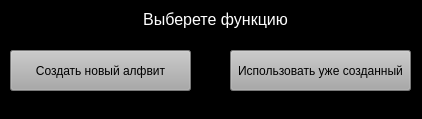
<?xml version="1.0" encoding="UTF-8"?>
<ui version="4.0">
 <class>Mono_Alpha_Main</class>
 <widget class="QMainWindow" name="Mono_Alpha_Main">
  <property name="geometry">
   <rect>
    <x>0</x>
    <y>0</y>
    <width>422</width>
    <height>119</height>
   </rect>
  </property>
  <property name="windowTitle">
   <string>Amgine</string>
  </property>
  <widget class="QWidget" name="centralwidget">
   <widget class="QPushButton" name="btn_add_dict">
    <property name="geometry">
     <rect>
      <x>10</x>
      <y>50</y>
      <width>181</width>
      <height>41</height>
     </rect>
    </property>
    <property name="styleSheet">
     <string notr="true">background-color: rgb(168, 168, 168);</string>
    </property>
    <property name="text">
     <string>Создать новый алфвит</string>
    </property>
   </widget>
   <widget class="QPushButton" name="btn_use_dict">
    <property name="geometry">
     <rect>
      <x>230</x>
      <y>50</y>
      <width>181</width>
      <height>41</height>
     </rect>
    </property>
    <property name="styleSheet">
     <string notr="true">background-color: rgb(168, 168, 168);</string>
    </property>
    <property name="text">
     <string>Использовать уже созданный</string>
    </property>
   </widget>
   <widget class="QLabel" name="label">
    <property name="geometry">
     <rect>
      <x>90</x>
      <y>10</y>
      <width>251</width>
      <height>20</height>
     </rect>
    </property>
    <property name="styleSheet">
     <string notr="true">background-color: rgb(0, 0, 0);</string>
    </property>
    <property name="text">
     <string>&lt;html&gt;&lt;head/&gt;&lt;body&gt;&lt;p align=&quot;center&quot;&gt;&lt;span style=&quot; font-size:12pt; color:#ffffff;&quot;&gt;Выберете функцию&lt;/span&gt;&lt;/p&gt;&lt;/body&gt;&lt;/html&gt;</string>
    </property>
   </widget>
   <widget class="QLabel" name="label_2">
    <property name="geometry">
     <rect>
      <x>0</x>
      <y>0</y>
      <width>431</width>
      <height>121</height>
     </rect>
    </property>
    <property name="styleSheet">
     <string notr="true">background-color: rgb(0, 0, 0);</string>
    </property>
    <property name="text">
     <string>TextLabel</string>
    </property>
   </widget>
   <zorder>label_2</zorder>
   <zorder>btn_add_dict</zorder>
   <zorder>btn_use_dict</zorder>
   <zorder>label</zorder>
  </widget>
  <widget class="QMenuBar" name="menubar">
   <property name="geometry">
    <rect>
     <x>0</x>
     <y>0</y>
     <width>422</width>
     <height>21</height>
    </rect>
   </property>
  </widget>
 </widget>
 <resources/>
 <connections/>
</ui>
